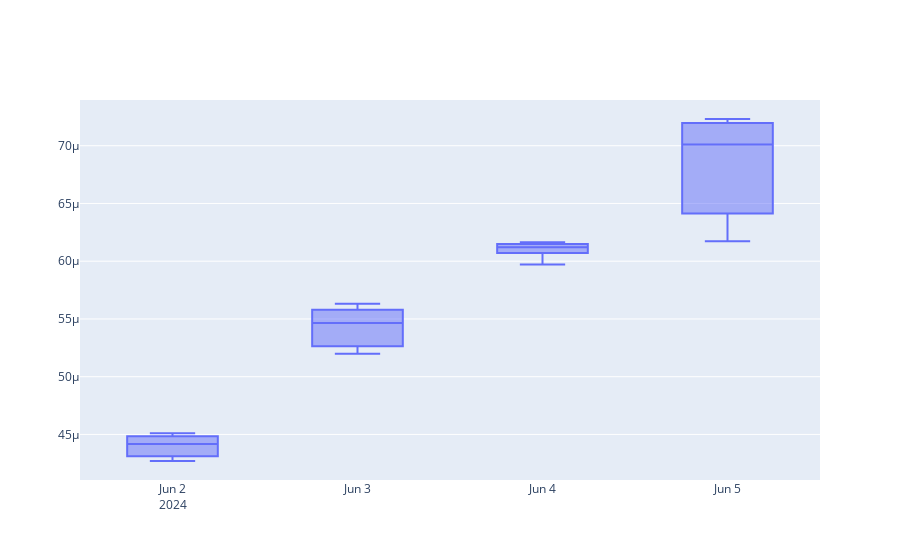

Notebook code cell kept with this figure:
### Markdown cell above
Alternative route: making boxplots using Plotly Graph Objects,  styling mean & standard deviation

### Code cell
import plotly.graph_objects as go

fig2 = go.Figure()
fig2.add_trace(go.Box(y = aoi_ds_summary['Rainf_tavg'], x = aoi_ds_summary['time']))
